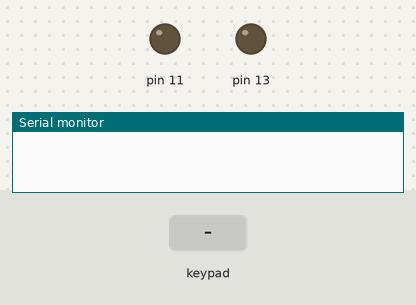
The sketch below on a simulated Arduino Uno, built with avr-gcc and run on an emulated ATmega328P. Shown: output pins drawn as LEDs (lit = HIGH), the last lines printed to the serial monitor. Inputs (shaded band) come from the test bench.

Above: at 1.2 s.
1.3 s: key '*' pressed
At 2.5 s:
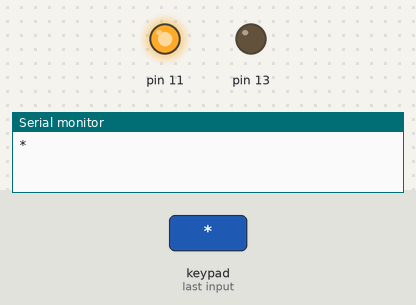
2.8 s: keypad keys 5 9 8 6 * pressed 0.4 s apart
At 4.8 s:
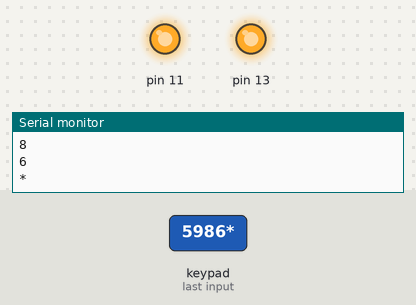
7.8 s: keypad keys 5 9 8 6 # pressed 0.4 s apart
At 9.8 s:
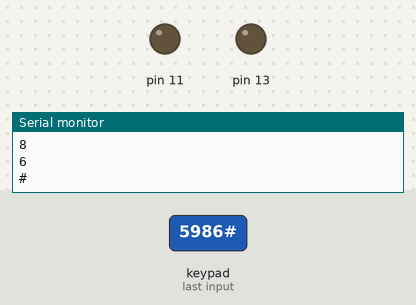
11.3 s: keypad keys 5 9 8 6 * pressed 0.4 s apart
At 14.0 s:
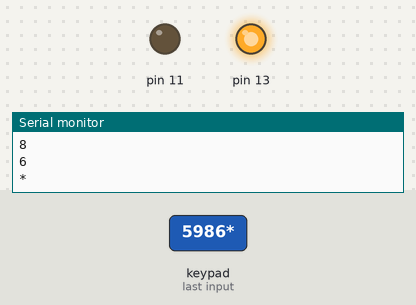
14.8 s: key '#' pressed
At 15.4 s:
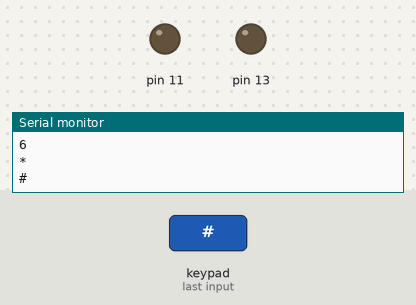
Timing chart, 0 to 17.3 s (numbered marks = the images above; inputs shaded):
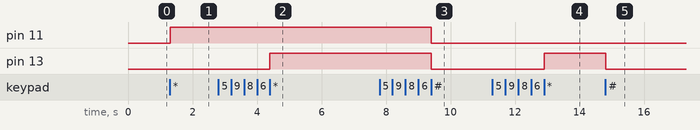

The sketch:

securitysystem.ino
```cpp
#include <Key.h>
#include <Keypad.h>


String Password ="5986";
String tempPassword="";
const byte ROWS=4;
const byte COLS=4;
char keypressed;
char keys[ROWS][COLS] = {
  {'1','2','3','A'},
  {'4','5','6','B'},
  {'7','8','9','C'},
  {'*','0','#','D'}
};
// DEFINE SYMBOLS ON THE BUTTONS OF THE KEYPAD
byte rowPins[ROWS] = {2,3,5,6}; //connect to the row pinouts of the keypad
byte colPins[COLS] = {7,8,9,10};
Keypad myKeypad = Keypad( makeKeymap(keys), rowPins, colPins, ROWS, COLS );


void setup() {
  // put your setup code here, to run once:
  pinMode(13,OUTPUT);
  pinMode(11,OUTPUT);
  Serial.begin(9600);
}

void loop() {
  // put your main code here, to run repeatedly:
  keypressed =myKeypad.getKey();
  if(keypressed)
  Serial.println(keypressed);
  if(keypressed!= NO_KEY)
  {
    if(keypressed=='0'||keypressed=='1'||keypressed=='2'||
    keypressed=='3'||keypressed=='4'||keypressed=='5'||keypressed=='6'||
    keypressed=='7'||keypressed=='8'||keypressed=='9')
    {
      tempPassword += keypressed;
    }
    if(keypressed =='*')
    {
     if(tempPassword ==Password)
     {
      digitalWrite(13,HIGH);

     }
     else
     {
      digitalWrite(11,HIGH);

     }
    }
   if(keypressed=='#')
   {
    tempPassword="";
    digitalWrite(13,LOW);
    digitalWrite(11,LOW);

   }
  }

}
```

Measured:
- after the input at 1.3 s, pin 11: LOW → HIGH at once
- after the input at 2.8 s, pin 13: LOW → HIGH after 1.6 s
- after the input at 7.8 s, pin 11, pin 13: HIGH → LOW after 1.6 s
- after the input at 11.3 s, pin 13: LOW → HIGH after 1.6 s
- after the input at 14.8 s, pin 13: HIGH → LOW at once
